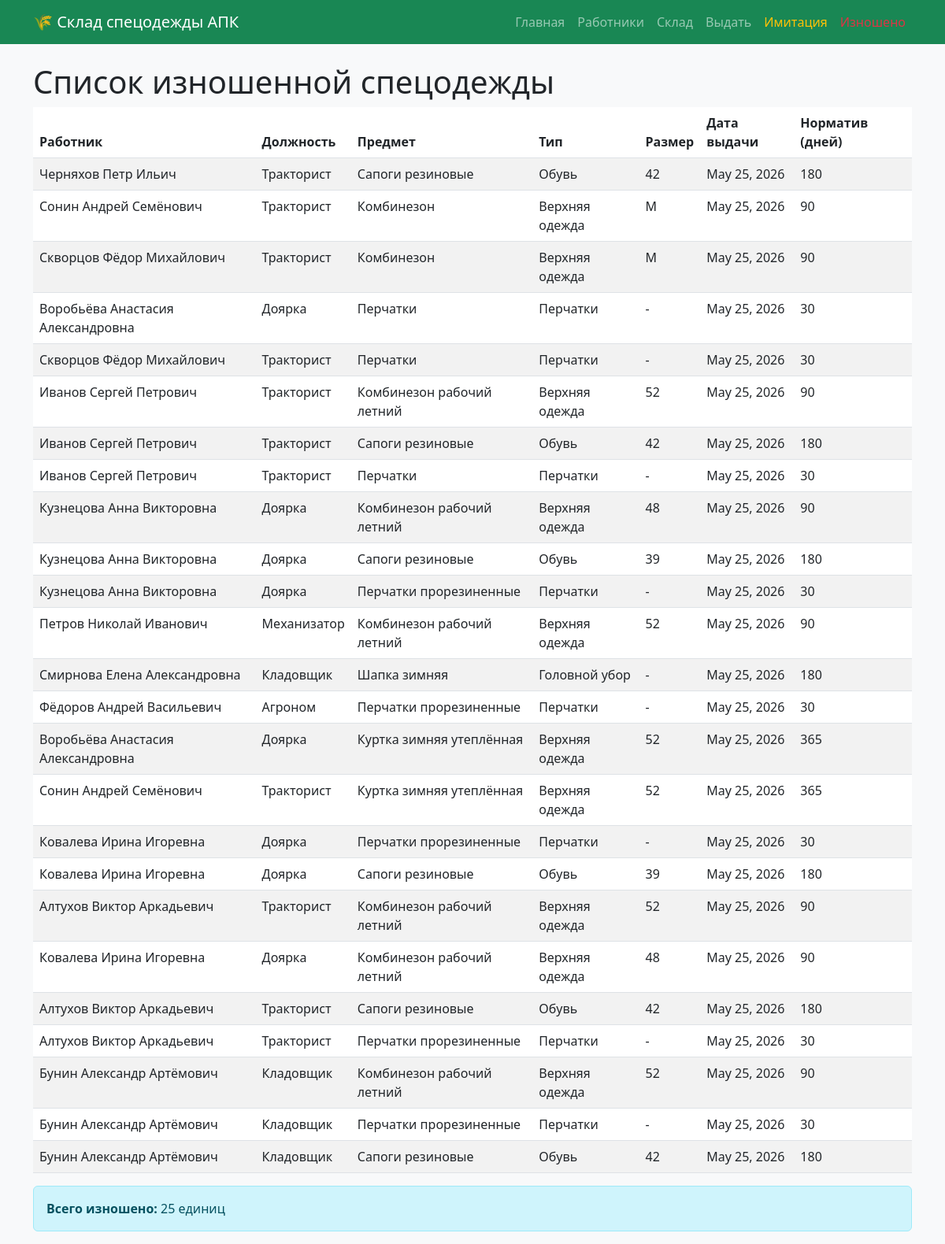
The app's page /worn/ with its own data.
### warehouse/models.py (models this page shows, shortened)
class IssuedItem(models.Model):
    STATUSES = [
        ('issued', 'Выдана'),
        ('worn_out', 'Изношена'),
        ('written_off', 'Списана'),
    ]
    worker = models.ForeignKey(Worker, on_delete=models.CASCADE, verbose_name="Работник")
    spec_odejda = models.ForeignKey(SpecOdejda, on_delete=models.CASCADE, verbose_name="Спецодежда")
    issue_date = models.DateField(auto_now_add=True, verbose_name="Дата выдачи")
    wear_level = models.IntegerField(default=0, verbose_name="Износ (%)")
    status = models.CharField(max_length=20, choices=STATUSES, default='issued', verbose_name="Статус")
    class Meta:
        verbose_name = "Запись о выдаче"
        verbose_name_plural = "Журнал выдачи"

class Worker(models.Model):
    full_name = models.CharField(max_length=100, verbose_name="ФИО")
    position = models.CharField(max_length=100, verbose_name="Должность")
    class Meta:
        verbose_name = "Работник"
        verbose_name_plural = "Работники"

class SpecOdejda(models.Model):
    TYPES = [
        ('upper', 'Верхняя одежда'),
        ('shoes', 'Обувь'),
        ('gloves', 'Перчатки'),
        ('head', 'Головной убор'),
        ('other', 'Прочее'),
    ]
    name = models.CharField(max_length=150, verbose_name="Наименование")
    type = models.CharField(max_length=20, choices=TYPES, verbose_name="Тип")
    size = models.CharField(max_length=10, verbose_name="Размер")
    norm_days = models.IntegerField(verbose_name="Срок носки по нормативу (дней)")
    quantity_in_stock = models.IntegerField(default=0, verbose_name="Количество на складе")
    class Meta:
        verbose_name = "Единица спецодежды"
        verbose_name_plural = "Спецодежда"

### warehouse/views.py (the view)
# urls.py: path('worn/', views.worn_items_list, name='worn_items'),
def worn_items_list(request):
    worn_items = IssuedItem.objects.filter(status='worn_out').order_by('-issue_date')
    return render(request, 'warehouse/worn_items.html', {'worn_items': worn_items})

### warehouse/templates/warehouse/worn_items.html
{% extends 'warehouse/base.html' %}
{% block content %}
<h1> Список изношенной спецодежды</h1>
{% if worn_items %}
<table class="table table-striped">
    <thead>
        <tr>
            <th>Работник</th>
            <th>Должность</th>
            <th>Предмет</th>
            <th>Тип</th>
            <th>Размер</th>
            <th>Дата выдачи</th>
            <th>Норматив (дней)</th>
        </tr>
    </thead>
    <tbody>
        {% for item in worn_items %}
        <tr>
            <td>{{ item.worker.full_name }}</td>
            <td>{{ item.worker.position }}</td>
            <td>{{ item.spec_odejda.name }}</td>
            <td>{{ item.spec_odejda.get_type_display }}</td>
            <td>{{ item.spec_odejda.size }}</td>
            <td>{{ item.issue_date }}</td>
            <td>{{ item.spec_odejda.norm_days }}</td>
        </tr>
        {% endfor %}
    </tbody>
</table>
<div class="alert alert-info mt-3">
    <strong>Всего изношено:</strong> {{ worn_items.count }} единиц
</div>
{% else %}
<div class="alert alert-success">
     Нет изношенной одежды. Всё в порядке!
</div>
{% endif %}
{% endblock %}

### records on screen
IssuedItem: worker.full_name "Черняхов Петр Ильич", worker.position "Тракторист", spec_odejda.name "Сапоги резиновые", spec_odejda.type "Обувь", spec_odejda.size "42", issue_date "May 25, 2026", spec_odejda.norm_days "180"
IssuedItem: worker.full_name "Сонин Андрей Семёнович", worker.position "Тракторист", spec_odejda.name "Комбинезон", spec_odejda.type "Верхняя одежда", spec_odejda.size "M", issue_date "May 25, 2026", spec_odejda.norm_days "90"
IssuedItem: worker.full_name "Скворцов Фёдор Михайлович", worker.position "Тракторист", spec_odejda.name "Комбинезон", spec_odejda.type "Верхняя одежда", spec_odejda.size "M", issue_date "May 25, 2026", spec_odejda.norm_days "90"
IssuedItem: worker.full_name "Воробьёва Анастасия Александровна", worker.position "Доярка", spec_odejda.name "Перчатки", spec_odejda.type "Перчатки", spec_odejda.size "-", issue_date "May 25, 2026", spec_odejda.norm_days "30"
IssuedItem: worker.full_name "Скворцов Фёдор Михайлович", worker.position "Тракторист", spec_odejda.name "Перчатки", spec_odejda.type "Перчатки", spec_odejda.size "-", issue_date "May 25, 2026", spec_odejda.norm_days "30"
IssuedItem: worker.full_name "Иванов Сергей Петрович", worker.position "Тракторист", spec_odejda.name "Комбинезон рабочий летний", spec_odejda.type "Верхняя одежда", spec_odejda.size "52", issue_date "May 25, 2026", spec_odejda.norm_days "90"
IssuedItem: worker.full_name "Иванов Сергей Петрович", worker.position "Тракторист", spec_odejda.name "Сапоги резиновые", spec_odejda.type "Обувь", spec_odejda.size "42", issue_date "May 25, 2026", spec_odejda.norm_days "180"
IssuedItem: worker.full_name "Иванов Сергей Петрович", worker.position "Тракторист", spec_odejda.name "Перчатки", spec_odejda.type "Перчатки", spec_odejda.size "-", issue_date "May 25, 2026", spec_odejda.norm_days "30"
IssuedItem: worker.full_name "Кузнецова Анна Викторовна", worker.position "Доярка", spec_odejda.name "Комбинезон рабочий летний", spec_odejda.type "Верхняя одежда", spec_odejda.size "48", issue_date "May 25, 2026", spec_odejda.norm_days "90"
IssuedItem: worker.full_name "Кузнецова Анна Викторовна", worker.position "Доярка", spec_odejda.name "Сапоги резиновые", spec_odejda.type "Обувь", spec_odejda.size "39", issue_date "May 25, 2026", spec_odejda.norm_days "180"
IssuedItem: worker.full_name "Кузнецова Анна Викторовна", worker.position "Доярка", spec_odejda.name "Перчатки прорезиненные", spec_odejda.type "Перчатки", spec_odejda.size "-", issue_date "May 25, 2026", spec_odejda.norm_days "30"
IssuedItem: worker.full_name "Петров Николай Иванович", worker.position "Механизатор", spec_odejda.name "Комбинезон рабочий летний", spec_odejda.type "Верхняя одежда", spec_odejda.size "52", issue_date "May 25, 2026", spec_odejda.norm_days "90"
IssuedItem: worker.full_name "Смирнова Елена Александровна", worker.position "Кладовщик", spec_odejda.name "Шапка зимняя", spec_odejda.type "Головной убор", spec_odejda.size "-", issue_date "May 25, 2026", spec_odejda.norm_days "180"
IssuedItem: worker.full_name "Фёдоров Андрей Васильевич", worker.position "Агроном", spec_odejda.name "Перчатки прорезиненные", spec_odejda.type "Перчатки", spec_odejda.size "-", issue_date "May 25, 2026", spec_odejda.norm_days "30"
IssuedItem: worker.full_name "Воробьёва Анастасия Александровна", worker.position "Доярка", spec_odejda.name "Куртка зимняя утеплённая", spec_odejda.type "Верхняя одежда", spec_odejda.size "52", issue_date "May 25, 2026", spec_odejda.norm_days "365"
IssuedItem: worker.full_name "Сонин Андрей Семёнович", worker.position "Тракторист", spec_odejda.name "Куртка зимняя утеплённая", spec_odejda.type "Верхняя одежда", spec_odejda.size "52", issue_date "May 25, 2026", spec_odejda.norm_days "365"
IssuedItem: worker.full_name "Ковалева Ирина Игоревна", worker.position "Доярка", spec_odejda.name "Перчатки прорезиненные", spec_odejda.type "Перчатки", spec_odejda.size "-", issue_date "May 25, 2026", spec_odejda.norm_days "30"
IssuedItem: worker.full_name "Ковалева Ирина Игоревна", worker.position "Доярка", spec_odejda.name "Сапоги резиновые", spec_odejda.type "Обувь", spec_odejda.size "39", issue_date "May 25, 2026", spec_odejda.norm_days "180"
IssuedItem: worker.full_name "Алтухов Виктор Аркадьевич", worker.position "Тракторист", spec_odejda.name "Комбинезон рабочий летний", spec_odejda.type "Верхняя одежда", spec_odejda.size "52", issue_date "May 25, 2026", spec_odejda.norm_days "90"
IssuedItem: worker.full_name "Ковалева Ирина Игоревна", worker.position "Доярка", spec_odejda.name "Комбинезон рабочий летний", spec_odejda.type "Верхняя одежда", spec_odejda.size "48", issue_date "May 25, 2026", spec_odejda.norm_days "90"
IssuedItem: worker.full_name "Алтухов Виктор Аркадьевич", worker.position "Тракторист", spec_odejda.name "Сапоги резиновые", spec_odejda.type "Обувь", spec_odejda.size "42", issue_date "May 25, 2026", spec_odejda.norm_days "180"
IssuedItem: worker.full_name "Алтухов Виктор Аркадьевич", worker.position "Тракторист", spec_odejda.name "Перчатки прорезиненные", spec_odejda.type "Перчатки", spec_odejda.size "-", issue_date "May 25, 2026", spec_odejda.norm_days "30"
IssuedItem: worker.full_name "Бунин Александр Артёмович", worker.position "Кладовщик", spec_odejda.name "Комбинезон рабочий летний", spec_odejda.type "Верхняя одежда", spec_odejda.size "52", issue_date "May 25, 2026", spec_odejda.norm_days "90"
IssuedItem: worker.full_name "Бунин Александр Артёмович", worker.position "Кладовщик", spec_odejda.name "Перчатки прорезиненные", spec_odejda.type "Перчатки", spec_odejda.size "-", issue_date "May 25, 2026", spec_odejda.norm_days "30"
IssuedItem: worker.full_name "Бунин Александр Артёмович", worker.position "Кладовщик", spec_odejda.name "Сапоги резиновые", spec_odejda.type "Обувь", spec_odejda.size "42", issue_date "May 25, 2026", spec_odejda.norm_days "180"

### other values on screen
{{ worn_items.count }} "25"
